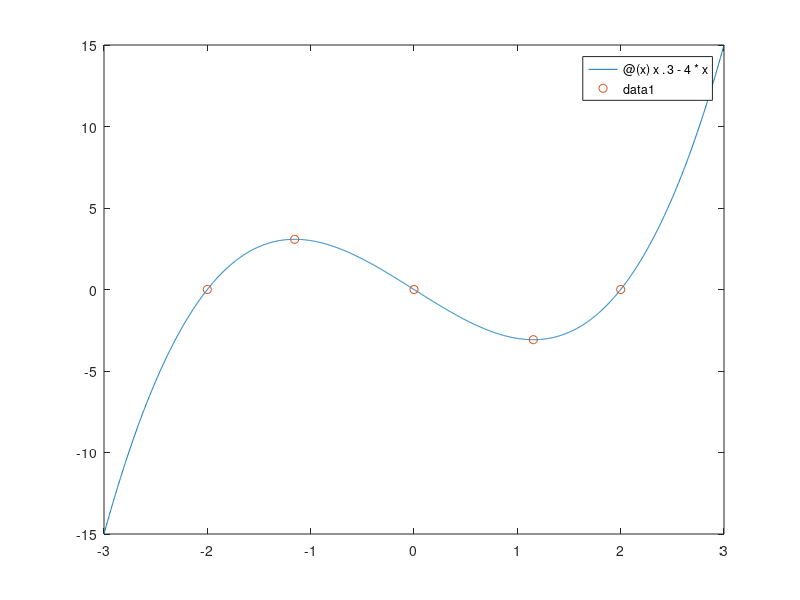
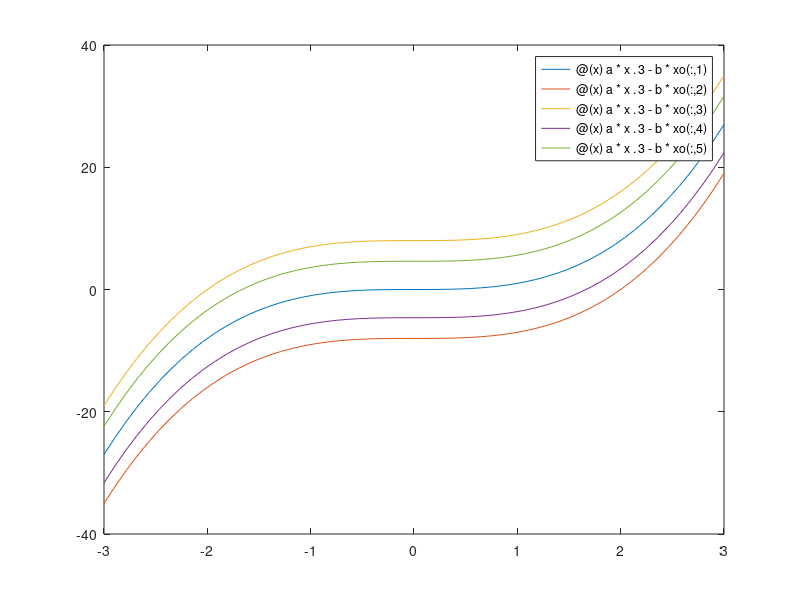

MATLAB code for these plots, in order:
clc;clear;close all force;

p=@(x) x.^3-4*x %funcao em ponteiro sem arquivo

% x = -3:e-3:3;
% x=linspace(-3,3,1000);
% y=p(x);
% plot(x,y)
fplot(p,[-3 3])

xo = [0 2 -2 sqrt(4/3) -sqrt(4/3)];
yo = p(xo);
hold on
plot(xo,yo,'o')
hold off

%%
a=1;
b=4;
p2=@(x) a*x.^3-b*xo
figure
fplot(p2,[-3 3])
